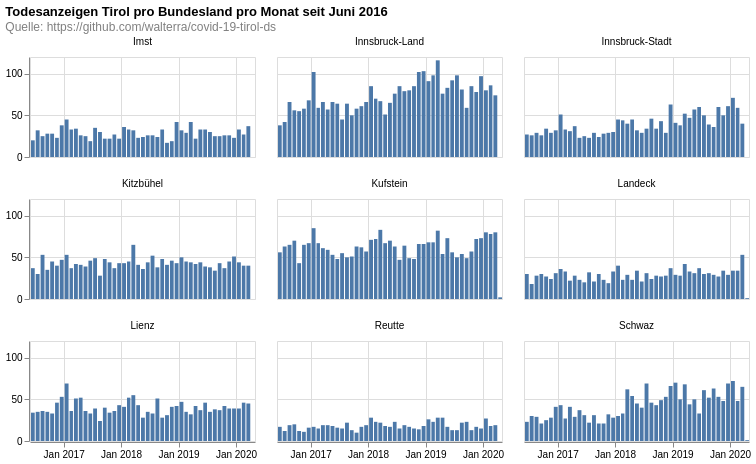

Source (Vega-Lite JSON):
### Vega-Lite specification from a JSON file in a GitHub repository (floating-point values rounded to 4 significant figures; data arrays with more than 128 entries replaced by an {"elided": "..."} marker saying what was removed)
{"config": {"view": {"continuousWidth": 400, "continuousHeight": 300}}, "data": {"name": "data-bebafd20fc404d3f9c9e786ebce38cfd"}, "facet": {"type": "nominal", "field": "district", "title": null}, "spec": {"layer": [{"mark": "bar", "encoding": {"tooltip": [{"type": "temporal", "field": "date", "timeUnit": "yearmonth"}, {"type": "quantitative", "aggregate": "sum", "field": "count"}], "x": {"type": "temporal", "field": "date", "timeUnit": "yearmonth", "title": null}, "y": {"type": "quantitative", "aggregate": "sum", "field": "count", "title": null}}, "height": 100, "width": 225}]}, "columns": 3, "title": {"text": ["Todesanzeigen Tirol pro Bundesland pro Monat seit Juni 2016"], "subtitle": ["Quelle: https://github.com/walterra/covid-19-tirol-ds"], "color": "black", "subtitleColor": "gray"}, "$schema": "https://vega.github.io/schema/vega-lite/v4.0.2.json", "datasets": {"data-bebafd20fc404d3f9c9e786ebce38cfd": {"elided": "8903 records"}}}
